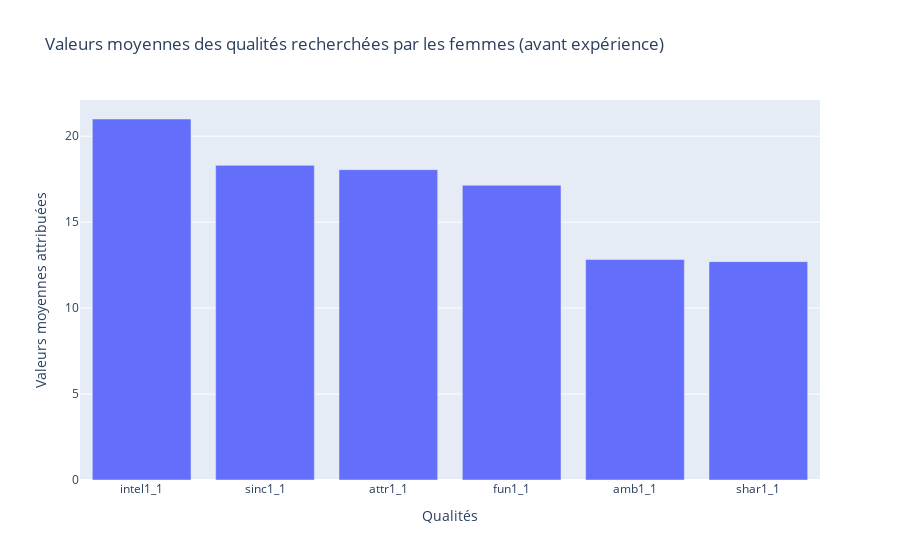

Notebook cell for this chart:
### Code cell
#Graphique
fig = px.bar(
    moyennes,
    x='colonnes',
    y='valeurs_moyennes',
    title='Valeurs moyennes des qualités recherchées par les femmes (avant expérience)',
    labels={'colonnes': 'Qualités', 'valeurs_moyennes': 'Valeurs moyennes attribuées'}    
)
fig.show()

### Figure 1 — Plotly figure (JSON) as saved in the notebook; plotly's stock layout.template omitted (floating-point values rounded to 4 significant figures)
{"data": [{"hovertemplate": "Qualités=%{x}<br>Valeurs moyennes attribuées=%{y}<extra></extra>", "legendgroup": "", "marker": {"color": "#636efa", "pattern": {"shape": ""}}, "name": "", "orientation": "v", "showlegend": false, "textposition": "auto", "type": "bar", "x": ["intel1_1", "sinc1_1", "attr1_1", "fun1_1", "amb1_1", "shar1_1"], "xaxis": "x", "y": [21.0, 18.31, 18.06, 17.15, 12.83, 12.7], "yaxis": "y"}], "layout": {"barmode": "relative", "legend": {"tracegroupgap": 0}, "title": {"text": "Valeurs moyennes des qualités recherchées par les femmes (avant expérience)"}, "xaxis": {"anchor": "y", "domain": [0, 1], "title": {"text": "Qualités"}}, "yaxis": {"anchor": "x", "domain": [0, 1], "title": {"text": "Valeurs moyennes attribuées"}}}}
